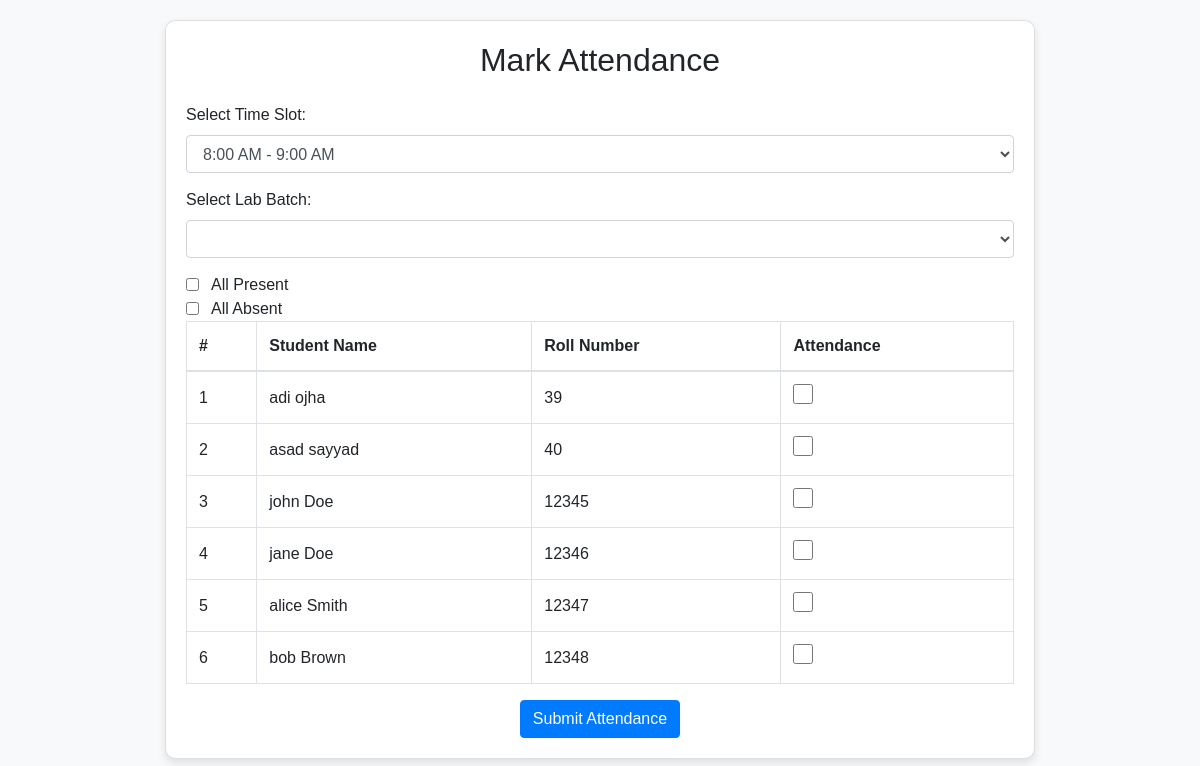
Screenshot of /mark_attendance/ (signed in) with the database file from the repository.
### myapp/models.py (models this page shows, shortened)
class Student(models.Model):
    user = models.OneToOneField(User, on_delete=models.CASCADE)
    student_id = models.CharField(max_length=20, unique=True, verbose_name="Student ID")
    roll_number = models.CharField(max_length=10, unique=True, null=True, blank=True, verbose_name="Roll Number")
    semester = models.ForeignKey(Semester, on_delete=models.SET_NULL, null=True, blank=True, related_name='students', verbose_name="Semester")
    mobile_no = models.CharField(max_length=15, blank=True, null=True, verbose_name="Mobile Number")
    email = models.EmailField(blank=True, null=True, verbose_name="Email")
    address = models.TextField(blank=True, null=True, verbose_name="Address")
    lab_batch = models.ForeignKey(LabsBatches, on_delete=models.SET_NULL, null=True, blank=True, verbose_name="Lab Batch")
    class Meta:
        indexes = [
            models.Index(fields=['student_id']),
            models.Index(fields=['roll_number']),
            models.Index(fields=['email']),
        ]

### myapp/views.py (the view, shortened to what this page needs)
# urls.py: path('mark_attendance/', views.attendance, name='mark_attendance'),
@login_required
def attendance(request):
    teacher = get_object_or_404(Teacher, user=request.user)
    print(f"Logged in teacher: {teacher}")
    courses = teacher.assigned_courses.all()
    print(f"Courses taught by the teacher: {courses}")
    if courses.count() == 0:
        return render(request, 'mark_attendance.html', {'error': 'No courses available for this teacher.'})
    course_data = []
    for course in courses:
        semester = course.semester  # Get the semester of the current course
        print(f"Course: {course}, Semester: {semester}")
        students_in_semester = Student.objects.filter(semester=semester).distinct()
        print(f"Students in Semester {semester}: {students_in_semester.count()}")
        course_data.append({
            'course': course,
            'semester': semester,
            'students': students_in_semester,
        })
    return render(request, 'mark_attendance.html', {
        'teacher': teacher,
        'course_data': course_data,  # Send the course data (with semester and students) to the template
        'time_slots': TIME_SLOT_CHOICES,  # Pass time slots to the template
        'lab_batches': LabsBatches.objects.all(),  # Pass all lab batches to the template
    })

### myapp/models.py (called while the page is built)
    def __str__(self):
        return f"{self.code} - {self.name}"

    def __str__(self):
        return f"{self.get_semester_type_display()} Semester {self.semester_number} - {self.session_year.academic_year} {self.get_year_display()} - {self.session_year.department.name}"

    def __str__(self):
        return f"Teacher: {self.user.username} - Department: {self.department.name if self.department else 'No Department'}"

### templates/mark_attendance.html (shortened to what this page needs)
<!DOCTYPE html>
<html lang="en">
<head>
    <link href="https://maxcdn.bootstrapcdn.com/bootstrap/4.5.2/css/bootstrap.min.css" rel="stylesheet">
</head>
<body>
    <div class="container">
        <div class="card">
            <h2 class="text-center mb-4">Mark Attendance</h2>
            <form method="post">
                <div class="form-group">
                    <label for="time_slot">Select Time Slot:</label>
                    <select name="time_slot" id="time_slot" class="form-control">
                        {% for value, display in time_slots %}
                            <option value="{{ value }}">{{ display }}</option>
                        {% endfor %}
                    </select>
                </div>
                <div class="form-group">
                    <label for="lab_batch">Select Lab Batch:</label>
                    <select name="lab_batch" id="lab_batch" class="form-control">
                    </select>
                </div>
                <div class="form-check">
                    <input type="checkbox" id="all-present" class="form-check-input" onclick="toggleCheckboxes(this, 'attendance-checkbox')">
                    <label class="form-check-label" for="all-present">All Present</label>
                </div>
                <div class="form-check">
                    <input type="checkbox" id="all-absent" class="form-check-input" onclick="toggleCheckboxes(this, 'attendance-checkbox')">
                    <label class="form-check-label" for="all-absent">All Absent</label>
                </div>
                <table class="table table-bordered">
                    <thead>
                        <tr>
                            <th>#</th>
                            <th>Student Name</th>
                            <th>Roll Number</th>
                            <th>Attendance</th>
                        </tr>
                    </thead>
                    <tbody>
                        {% for data in course_data %}
                            {% for student in data.students %}
                                <tr>
                                    <td>{{ forloop.counter }}</td>
                                    <td>{{ student.user.get_full_name }}</td>
                                    <td>{{ student.roll_number }}</td>
                                    <td>
                                        <input type="checkbox" name="student_{{ student.id }}" value="Present" class="attendance-checkbox" style="width: 20px; height: 20px;">
                                    </td>
                                </tr>
                            {% endfor %}
                        {% endfor %}
                    </tbody>
                </table>
                <div class="text-center">
                    <button type="submit" class="btn btn-primary">Submit Attendance</button>
                </div>
            </form>
        </div>
    </div>
</body>
</html>

### templates/mark_attendance.html (style rules this page uses)
body { background-color: #f8f9fa; font-family: Arial, sans-serif; }
.container { max-width: 900px; margin: 20px auto; }
.card { padding: 20px; border-radius: 10px; box-shadow: 0 4px 8px rgba(0, 0, 0, 0.1); }
.btn-primary { background-color: #007bff; border-color: #007bff; }
.table th, .table td { vertical-align: middle; }
.form-check-label { margin-left: 5px; }
.form-group { margin-bottom: 15px; }

### rows the page displays
Student: user.get_full_name "adi ojha", roll_number "39"
Student: user.get_full_name "asad sayyad", roll_number "40"
Student: user.get_full_name "john Doe", roll_number "12345"
Student: user.get_full_name "jane Doe", roll_number "12346"
Student: user.get_full_name "alice Smith", roll_number "12347"
Student: user.get_full_name "bob Brown", roll_number "12348"

### other values shown
form field time_slot "8:00 AM - 9:00 AM"
